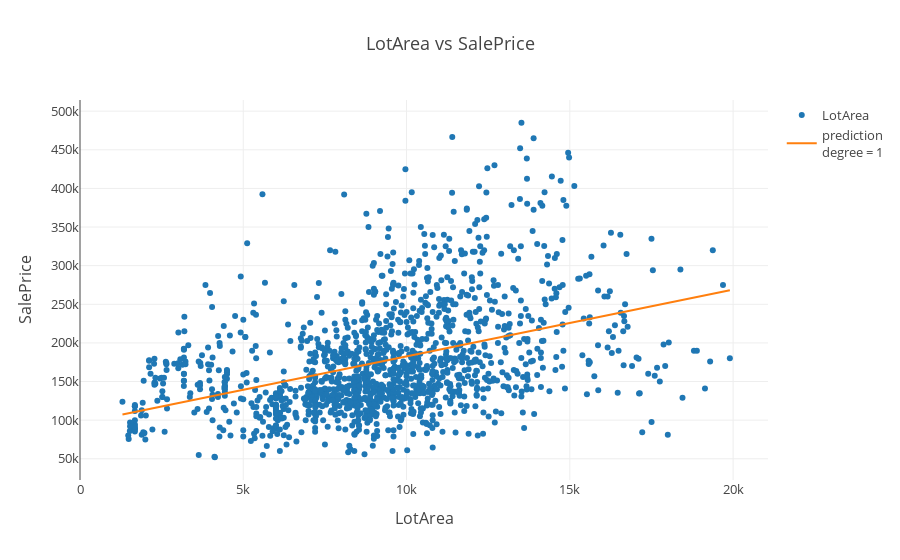

Notebook source saved alongside this figure:
### Code cell
df_LotArea = deepcopy(df_continuous[['LotArea','SalePrice']])
equations_dict = poly_regression(df=df_LotArea,col='LotArea',target='SalePrice',degree=1,round_off=2,equations_dict=equations_dict)
